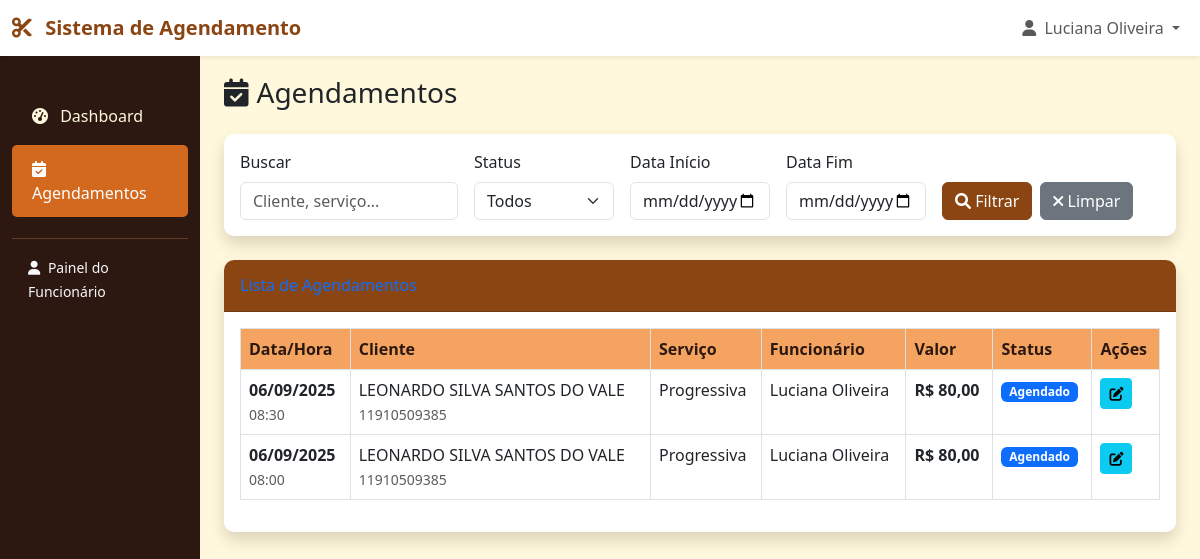
Page /comerciante/agendamentos/ (signed in) on the committed database.
### accounts/models.py (models this page shows, shortened)
class User(AbstractUser):
    TIPO_USUARIO_CHOICES = [
        ('admin', 'Administrador'),
        ('comerciante', 'Comerciante'),
        ('funcionario', 'Funcionário'),
    ]
    tipo_usuario = models.CharField(
        max_length=20,
        choices=TIPO_USUARIO_CHOICES,
        default='comerciante',
        verbose_name='Tipo de Usuário'
    )
    telefone = models.CharField(
        max_length=20,
        blank=True,
        null=True,
        verbose_name='Telefone'
    )
    data_nascimento = models.DateField(
        blank=True,
        null=True,
        verbose_name='Data de Nascimento'
    )
    foto_perfil = models.ImageField(
        upload_to='perfil/',
        blank=True,
        null=True,
        verbose_name='Foto do Perfil'
    )
    ativo = models.BooleanField(
        default=True,
        verbose_name='Ativo'
    )
    data_criacao = models.DateTimeField(
        auto_now_add=True,
        verbose_name='Data de Criação'
    )
    data_atualizacao = models.DateTimeField(
        auto_now=True,
        verbose_name='Data de Atualização'
    )
    class Meta:
        verbose_name = 'Usuário'
        verbose_name_plural = 'Usuários'
        ordering = ['-data_criacao']
    def is_comerciante(self):
        return self.tipo_usuario == 'comerciante'
    def is_funcionario(self):
        return self.tipo_usuario == 'funcionario'

### agendamento/models.py (models this page shows, shortened)
class Agendamento(models.Model):
    STATUS_CHOICES = [
        ('agendado', 'Agendado'),
        ('confirmado', 'Confirmado'),
        ('em_andamento', 'Em Andamento'),
        ('concluido', 'Concluído'),
        ('cancelado', 'Cancelado'),
        ('nao_compareceu', 'Não Compareceu'),
    ]
    comerciante = models.ForeignKey(
        Comerciante,
        on_delete=models.CASCADE,
        related_name='agendamentos',
        verbose_name='Comerciante'
    )
    cliente = models.ForeignKey(
        Cliente,
        on_delete=models.CASCADE,
        related_name='agendamentos',
        verbose_name='Cliente'
    )
    funcionario = models.ForeignKey(
        Funcionario,
        on_delete=models.CASCADE,
        related_name='agendamentos',
        verbose_name='Funcionário'
    )
    servico = models.ForeignKey(
        Servico,
        on_delete=models.CASCADE,
        related_name='agendamentos',
        verbose_name='Serviço'
    )
    data_agendamento = models.DateTimeField(
        verbose_name='Data e Hora do Agendamento'
    )
    status = models.CharField(
        max_length=20,
        choices=STATUS_CHOICES,
        default='agendado',
        verbose_name='Status'
    )
    observacoes = models.TextField(
        blank=True,
        verbose_name='Observações'
    )
    valor_pago = models.DecimalField(
        max_digits=10,
        decimal_places=2,
        blank=True,
        null=True,
        validators=[MinValueValidator(Decimal('0'))],
        verbose_name='Valor Pago'
    )
    data_criacao = models.DateTimeField(
        auto_now_add=True,
        verbose_name='Data de Criação'
    )
    data_atualizacao = models.DateTimeField(
        auto_now=True,
        verbose_name='Data de Atualização'
    )
    class Meta:
        verbose_name = 'Agendamento'
        verbose_name_plural = 'Agendamentos'
        ordering = ['-data_agendamento']

class Cliente(models.Model):
    nome = models.CharField(
        max_length=200,
        verbose_name='Nome Completo'
    )
    email = models.EmailField(
        verbose_name='E-mail'
    )
    telefone = models.CharField(
        max_length=20,
        verbose_name='Telefone'
    )
    data_nascimento = models.DateField(
        blank=True,
        null=True,
        verbose_name='Data de Nascimento'
    )
    observacoes = models.TextField(
        blank=True,
        verbose_name='Observações',
        help_text='Alergias, preferências, etc.'
    )
    comerciante = models.ForeignKey(
        Comerciante,
        on_delete=models.CASCADE,
        related_name='clientes',
        verbose_name='Comerciante'
    )
    data_cadastro = models.DateTimeField(
        auto_now_add=True,
        verbose_name='Data de Cadastro'
    )
    class Meta:
        verbose_name = 'Cliente'
        verbose_name_plural = 'Clientes'
        ordering = ['nome']
        unique_together = ['email', 'comerciante']

class Servico(models.Model):
    comerciante = models.ForeignKey(
        Comerciante,
        on_delete=models.CASCADE,
        related_name='servicos',
        verbose_name='Comerciante'
    )
    nome = models.CharField(
        max_length=200,
        verbose_name='Nome do Serviço'
    )
    descricao = models.TextField(
        blank=True,
        verbose_name='Descrição'
    )
    preco = models.DecimalField(
        max_digits=10,
        decimal_places=2,
        validators=[MinValueValidator(Decimal('0'))],
        verbose_name='Preço'
    )
    duracao_minutos = models.PositiveIntegerField(
        verbose_name='Duração (minutos)'
    )
    funcionarios = models.ManyToManyField(
        Funcionario,
        related_name='servicos',
        verbose_name='Funcionários que realizam este serviço'
    )
    ativo = models.BooleanField(
        default=True,
        verbose_name='Ativo'
    )
    data_criacao = models.DateTimeField(
        auto_now_add=True,
        verbose_name='Data de Criação'
    )
    class Meta:
        verbose_name = 'Serviço'
        verbose_name_plural = 'Serviços'
        ordering = ['nome']

class Funcionario(models.Model):
    user = models.OneToOneField(
        settings.AUTH_USER_MODEL,
        on_delete=models.CASCADE,
        verbose_name='Usuário'
    )
    comerciante = models.ForeignKey(
        Comerciante,
        on_delete=models.CASCADE,
        related_name='funcionarios',
        verbose_name='Comerciante'
    )
    especialidades = models.TextField(
        verbose_name='Especialidades',
        help_text='Ex: Corte masculino, Coloração, Escova progressiva'
    )
    horario_trabalho = models.TextField(
        verbose_name='Horário de Trabalho',
        help_text='Ex: Segunda a Sexta: 9h às 17h'
    )
    comissao_percentual = models.DecimalField(
        max_digits=5,
        decimal_places=2,
        validators=[MinValueValidator(Decimal('0')), MaxValueValidator(Decimal('100'))],
        default=Decimal('30'),
        verbose_name='Comissão (%)'
    )
    ativo = models.BooleanField(
        default=True,
        verbose_name='Ativo'
    )
    data_contratacao = models.DateField(
        auto_now_add=True,
        verbose_name='Data de Contratação'
    )
    class Meta:
        verbose_name = 'Funcionário'
        verbose_name_plural = 'Funcionários'
        ordering = ['user__first_name']

### comerciante_panel/views.py (the view)
# urls.py: path('agendamentos/', views.agendamentos_list, name='agendamentos_list'),
@login_required
@user_passes_test(is_comerciante_or_funcionario)
def agendamentos_list(request):
    comerciante = get_comerciante_from_user(request.user)
    search = request.GET.get('search', '')
    status = request.GET.get('status', '')
    data_inicio = request.GET.get('data_inicio', '')
    data_fim = request.GET.get('data_fim', '')
    agendamentos = Agendamento.objects.filter(comerciante=comerciante).select_related(
        'cliente', 'funcionario__user', 'servico'
    )
    if request.user.is_funcionario():
        agendamentos = agendamentos.filter(funcionario=request.user.funcionario)
    if search:
        agendamentos = agendamentos.filter(
            Q(cliente__nome__icontains=search) |
            Q(cliente__email__icontains=search) |
            Q(servico__nome__icontains=search)
        )
    if status:
        agendamentos = agendamentos.filter(status=status)
    if data_inicio:
        agendamentos = agendamentos.filter(data_agendamento__date__gte=data_inicio)
    if data_fim:
        agendamentos = agendamentos.filter(data_agendamento__date__lte=data_fim)
    agendamentos = agendamentos.order_by('-data_agendamento')
    paginator = Paginator(agendamentos, 15)
    page_number = request.GET.get('page')
    page_obj = paginator.get_page(page_number)
    context = {
        'page_obj': page_obj,
        'search': search,
        'status': status,
        'data_inicio': data_inicio,
        'data_fim': data_fim,
        'comerciante': comerciante,
        'status_choices': Agendamento.STATUS_CHOICES,
    }
    return render(request, 'comerciante_panel/agendamentos_list.html', context)

### comerciante_panel/views.py (called while the page is built)
def is_comerciante_or_funcionario(user):
    return user.is_authenticated and (user.is_comerciante() or user.is_funcionario())

def get_comerciante_from_user(user):
    if user.is_comerciante():
        return user.comerciante
    elif user.is_funcionario():
        return user.funcionario.comerciante
    return None

### templates/comerciante_panel/agendamentos_list.html (shortened to what this page needs)
{% extends 'comerciante_panel/base_comerciante.html' %}
{% load static %}
{% block content %}
<div class="d-sm-flex align-items-center justify-content-between mb-4">
    <h1 class="h3 mb-0 text-gray-800">
        <i class="fas fa-calendar-check me-2"></i>Agendamentos
    </h1>
</div>
<div class="card shadow mb-4">
    <div class="card-body">
        <form method="get" class="row g-3">
            <div class="col-md-3">
                <label for="search" class="form-label">Buscar</label>
                <input type="text" class="form-control" id="search" name="search" value="{{ search }}" placeholder="Cliente, serviço...">
            </div>
            <div class="col-md-2">
                <label for="status" class="form-label">Status</label>
                <select class="form-select" id="status" name="status">
                    <option value="">Todos</option>
                </select>
            </div>
            <div class="col-md-2">
                <label for="data_inicio" class="form-label">Data Início</label>
                <input type="date" class="form-control" id="data_inicio" name="data_inicio" value="{{ data_inicio }}">
            </div>
            <div class="col-md-2">
                <label for="data_fim" class="form-label">Data Fim</label>
                <input type="date" class="form-control" id="data_fim" name="data_fim" value="{{ data_fim }}">
            </div>
            <div class="col-md-3 d-flex align-items-end">
                <button type="submit" class="btn btn-primary me-2">
                    <i class="fas fa-search"></i> Filtrar
                </button>
                <a href="{% url 'comerciante_panel:agendamentos_list' %}" class="btn btn-secondary">
                    <i class="fas fa-times"></i> Limpar
                </a>
            </div>
        </form>
    </div>
</div>
<div class="card shadow">
    <div class="card-header py-3">
        <h6 class="m-0 font-weight-bold text-primary">Lista de Agendamentos</h6>
    </div>
    <div class="card-body">
        {% if page_obj %}
            <div class="table-responsive">
                <table class="table table-bordered table-hover">
                    <thead class="table-light">
                        <tr>
                            <th>Data/Hora</th>
                            <th>Cliente</th>
                            <th>Serviço</th>
                            <th>Funcionário</th>
                            <th>Valor</th>
                            <th>Status</th>
                            <th>Ações</th>
                        </tr>
                    </thead>
                    <tbody>
                        {% for agendamento in page_obj %}
                        <tr>
                            <td>
                                <strong>{{ agendamento.data_agendamento|date:"d/m/Y" }}</strong><br>
                                <small class="text-muted">{{ agendamento.data_agendamento|time:"H:i" }}</small>
                            </td>
                            <td>
                                {{ agendamento.cliente.nome }}<br>
                                <small class="text-muted">{{ agendamento.cliente.telefone }}</small>
                            </td>
                            <td>{{ agendamento.servico.nome }}</td>
                            <td>{{ agendamento.funcionario.user.get_full_name }}</td>
                            <td>
                                <strong>R$ {{ agendamento.servico.preco }}</strong>
                            </td>
                            <td>
                                <span class="badge bg-{% if agendamento.status == 'concluido' %}success{% elif agendamento.status == 'cancelado' %}danger{% elif agendamento.status == 'confirmado' %}info{% elif agendamento.status == 'agendado' %}primary{% else %}secondary{% endif %}">
                                    {{ agendamento.get_status_display }}
                                </span>
                            </td>
                            <td>
                                <a href="{% url 'comerciante_panel:agendamento_edit' agendamento.id %}" class="btn btn-info btn-sm" title="Editar">
                                    <i class="fas fa-edit"></i>
                                </a>
                            </td>
                        </tr>
                        {% endfor %}
                    </tbody>
                </table>
            </div>
        {% else %}
            <div class="text-center py-4">
                <i class="fas fa-calendar-times fa-3x text-muted mb-3"></i>
                <h5 class="text-muted">Nenhum agendamento encontrado</h5>
                <p class="text-muted">Não há agendamentos com os filtros aplicados.</p>
            </div>
        {% endif %}
    </div>
</div>
{% endblock %}

### templates/base/base.html (shortened to what this page needs)
<!DOCTYPE html>
<html lang="pt-br">
<head>
    <link href="https://cdn.jsdelivr.net/npm/bootstrap@5.3.0/dist/css/bootstrap.min.css" rel="stylesheet">
    <link href="https://cdnjs.cloudflare.com/ajax/libs/font-awesome/6.0.0/css/all.min.css" rel="stylesheet">
</head>
<body>
    {% if user.is_authenticated %}
        <nav class="navbar navbar-expand-lg navbar-light bg-white shadow-sm">
            <div class="container-fluid">
                <a class="navbar-brand" href="#">
                    <i class="fas fa-cut me-2"></i>
                    Sistema de Agendamento
                </a>
                <div class="navbar-nav ms-auto">
                    <div class="nav-item dropdown">
                        <a class="nav-link dropdown-toggle" href="#" role="button" data-bs-toggle="dropdown">
                            <i class="fas fa-user me-1"></i>
                            {{ user.get_full_name|default:user.username }}
                        </a>
                    </div>
                </div>
            </div>
        </nav>
        <div class="container-fluid">
            <div class="row">
                {% block sidebar %}{% endblock %}
                <main class="col-md-9 ms-sm-auto col-lg-10 px-md-4 main-content">
                    {% block content %}{% endblock %}
                </main>
            </div>
        </div>
    {% else %}
        {% block login_content %}{% endblock %}
    {% endif %}
</body>
</html>

### templates/base/base.html (style rules this page uses)
:root { --primary-color: #8B4513; --secondary-color: #D2691E; --accent-color: #F4A460; --dark-color: #2C1810; --light-color: #FFF8DC; }
body { background-color: var(--light-color); font-family: 'Segoe UI', Tahoma, Geneva, Verdana, sans-serif; }
.navbar-brand { font-weight: bold; color: var(--primary-color) !important; }
.btn-primary { background-color: var(--primary-color); border-color: var(--primary-color); }
.main-content { padding: 20px; }
.card { border: none; box-shadow: 0 2px 10px rgba(0,0,0,0.1); border-radius: 10px; }
.card-header { background-color: var(--primary-color); color: white; border-radius: 10px 10px 0 0 !important; }
.table th { background-color: var(--accent-color); color: var(--dark-color); }

### rows in the picture
User: get_full_name "Luciana Oliveira"
Agendamento: data_agendamento "06/09/2025", data_agendamento "08:30", cliente.nome "LEONARDO SILVA SANTOS DO VALE", cliente.telefone "11910509385", servico.nome "Progressiva", funcionario.user.get_full_name "Luciana Oliveira", servico.preco "80,00", status "Agendado"
Agendamento: data_agendamento "06/09/2025", data_agendamento "08:00", cliente.nome "LEONARDO SILVA SANTOS DO VALE", cliente.telefone "11910509385", servico.nome "Progressiva", funcionario.user.get_full_name "Luciana Oliveira", servico.preco "80,00", status "Agendado"
